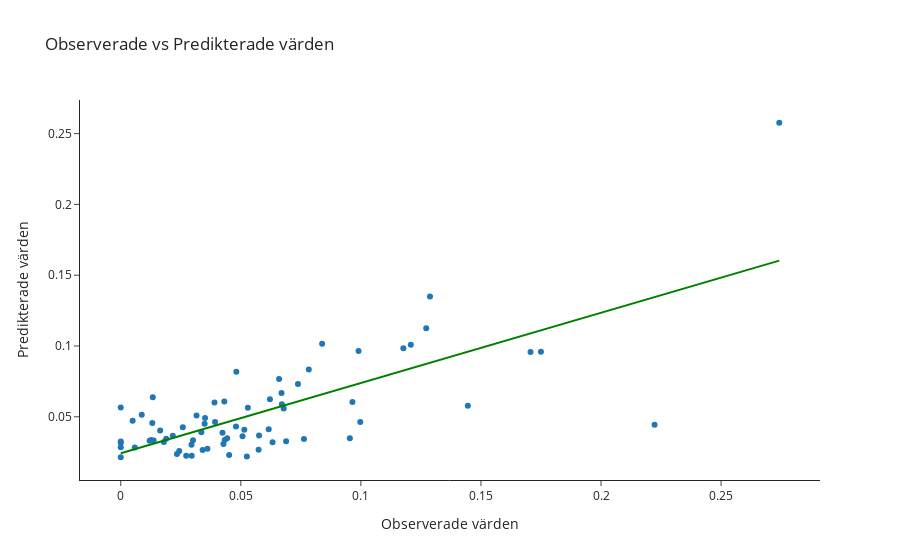

Notebook cell for this chart:
### Markdown cell above
Med våra datamängder kan vi igen använda färdiga funktioner för att prediktera nya värden utifrån modellen, vi tar samma indikatorer vi valde i modellen och validation data med vår model_trained får vi en variabel pt_share_predicted. Efter det så ordnas den datan in i kolumner. De sista linjerna kod gör en ny scatterplot som jämnför predikterade värden med de obseverade pt_share.

### Code cell
pt_share_predicted = model_trained.predict(validation_data[["N02937", "U85001", "N00905", "Kommungrupp"]])

pt_share_predicted = pt_share_predicted.to_frame()

pt_share_predicted.columns = ['pt_share_predicted']

observed_plus_predicted = validation_data.join(pt_share_predicted)
fig1 = px.scatter(observed_plus_predicted, x="pt_share", y="pt_share_predicted", title="Observerade vs Predikterade värden", labels={"pt_share": "Observerade värden", "pt_share_predicted": "Predikterade värden"}, trendline="ols", trendline_color_override="green", template="simple_white")
fig1.show()
